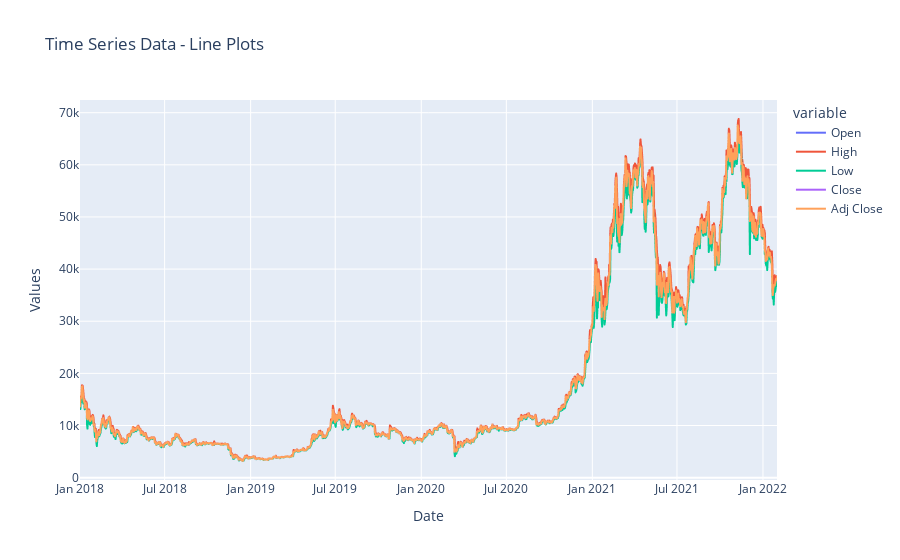

Here is the notebook cell this chart was saved with:
### Markdown cell above
# Univarint Analysis

### Code cell
# Assuming 'data' is your DataFrame containing columns like 'Date', 'Open', 'High', 'Low', 'Close', 'Adj Close'

fig = px.line(data, x='Date', y=['Open', 'High', 'Low', 'Close', 'Adj Close'],
              title='Time Series Data - Line Plots')
fig.update_xaxes(title='Date')
fig.update_yaxes(title='Values')

fig.show()

### Figure 1 — Plotly figure (JSON) as saved in the notebook; plotly's stock layout.template omitted (floating-point values rounded to 4 significant figures; data arrays with more than 128 entries replaced by an {"elided": "..."} marker saying what was removed)
{"data": [{"hovertemplate": "variable=Open<br>Date=%{x}<br>value=%{y}<extra></extra>", "legendgroup": "Open", "line": {"color": "#636efa", "dash": "solid"}, "marker": {"symbol": "circle"}, "mode": "lines", "name": "Open", "showlegend": true, "type": "scattergl", "x": {"elided": "1492 str values"}, "xaxis": "x", "y": {"elided": "1492 float values"}, "yaxis": "y"}, {"hovertemplate": "variable=High<br>Date=%{x}<br>value=%{y}<extra></extra>", "legendgroup": "High", "line": {"color": "#EF553B", "dash": "solid"}, "marker": {"symbol": "circle"}, "mode": "lines", "name": "High", "showlegend": true, "type": "scattergl", "x": {"elided": "1492 str values"}, "xaxis": "x", "y": {"elided": "1492 float values"}, "yaxis": "y"}, {"hovertemplate": "variable=Low<br>Date=%{x}<br>value=%{y}<extra></extra>", "legendgroup": "Low", "line": {"color": "#00cc96", "dash": "solid"}, "marker": {"symbol": "circle"}, "mode": "lines", "name": "Low", "showlegend": true, "type": "scattergl", "x": {"elided": "1492 str values"}, "xaxis": "x", "y": {"elided": "1492 float values"}, "yaxis": "y"}, {"hovertemplate": "variable=Close<br>Date=%{x}<br>value=%{y}<extra></extra>", "legendgroup": "Close", "line": {"color": "#ab63fa", "dash": "solid"}, "marker": {"symbol": "circle"}, "mode": "lines", "name": "Close", "showlegend": true, "type": "scattergl", "x": {"elided": "1492 str values"}, "xaxis": "x", "y": {"elided": "1492 float values"}, "yaxis": "y"}, {"hovertemplate": "variable=Adj Close<br>Date=%{x}<br>value=%{y}<extra></extra>", "legendgroup": "Adj Close", "line": {"color": "#FFA15A", "dash": "solid"}, "marker": {"symbol": "circle"}, "mode": "lines", "name": "Adj Close", "showlegend": true, "type": "scattergl", "x": {"elided": "1492 str values"}, "xaxis": "x", "y": {"elided": "1492 float values"}, "yaxis": "y"}], "layout": {"legend": {"title": {"text": "variable"}, "tracegroupgap": 0}, "title": {"text": "Time Series Data - Line Plots"}, "xaxis": {"anchor": "y", "domain": [0, 1], "title": {"text": "Date"}}, "yaxis": {"anchor": "x", "domain": [0, 1], "title": {"text": "Values"}}}}
